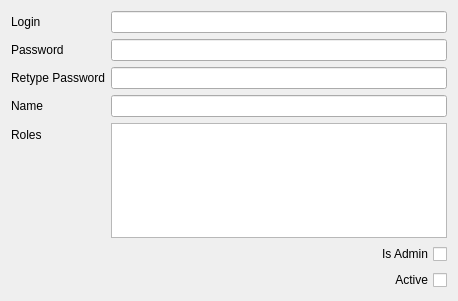
<?xml version="1.0" encoding="UTF-8"?>
<ui version="4.0">
 <class>UserForm</class>
 <widget class="QWidget" name="UserForm">
  <property name="geometry">
   <rect>
    <x>0</x>
    <y>0</y>
    <width>458</width>
    <height>301</height>
   </rect>
  </property>
  <property name="windowTitle">
   <string>Form</string>
  </property>
  <layout class="QFormLayout" name="formLayout">
   <item row="0" column="0">
    <widget class="QLabel" name="label">
     <property name="text">
      <string>Login</string>
     </property>
    </widget>
   </item>
   <item row="0" column="1">
    <widget class="QLineEdit" name="login"/>
   </item>
   <item row="1" column="0">
    <widget class="QLabel" name="label_2">
     <property name="text">
      <string>Password</string>
     </property>
    </widget>
   </item>
   <item row="1" column="1">
    <widget class="QLineEdit" name="password">
     <property name="echoMode">
      <enum>QLineEdit::Password</enum>
     </property>
    </widget>
   </item>
   <item row="3" column="0">
    <widget class="QLabel" name="label_3">
     <property name="text">
      <string>Name</string>
     </property>
    </widget>
   </item>
   <item row="3" column="1">
    <widget class="QLineEdit" name="name"/>
   </item>
   <item row="5" column="1">
    <widget class="QCheckBox" name="isAdmin">
     <property name="layoutDirection">
      <enum>Qt::RightToLeft</enum>
     </property>
     <property name="text">
      <string>Is Admin</string>
     </property>
    </widget>
   </item>
   <item row="6" column="1">
    <widget class="QCheckBox" name="active">
     <property name="layoutDirection">
      <enum>Qt::RightToLeft</enum>
     </property>
     <property name="text">
      <string>Active</string>
     </property>
    </widget>
   </item>
   <item row="4" column="1">
    <widget class="QTableWidget" name="tableWidget"/>
   </item>
   <item row="4" column="0">
    <widget class="QLabel" name="label_4">
     <property name="text">
      <string>Roles</string>
     </property>
    </widget>
   </item>
   <item row="2" column="1">
    <widget class="QLineEdit" name="retypePassword">
     <property name="echoMode">
      <enum>QLineEdit::Password</enum>
     </property>
    </widget>
   </item>
   <item row="2" column="0">
    <widget class="QLabel" name="label_5">
     <property name="text">
      <string>Retype Password</string>
     </property>
    </widget>
   </item>
  </layout>
 </widget>
 <tabstops>
  <tabstop>login</tabstop>
  <tabstop>password</tabstop>
  <tabstop>retypePassword</tabstop>
  <tabstop>name</tabstop>
  <tabstop>tableWidget</tabstop>
  <tabstop>isAdmin</tabstop>
  <tabstop>active</tabstop>
 </tabstops>
 <resources/>
 <connections/>
</ui>
